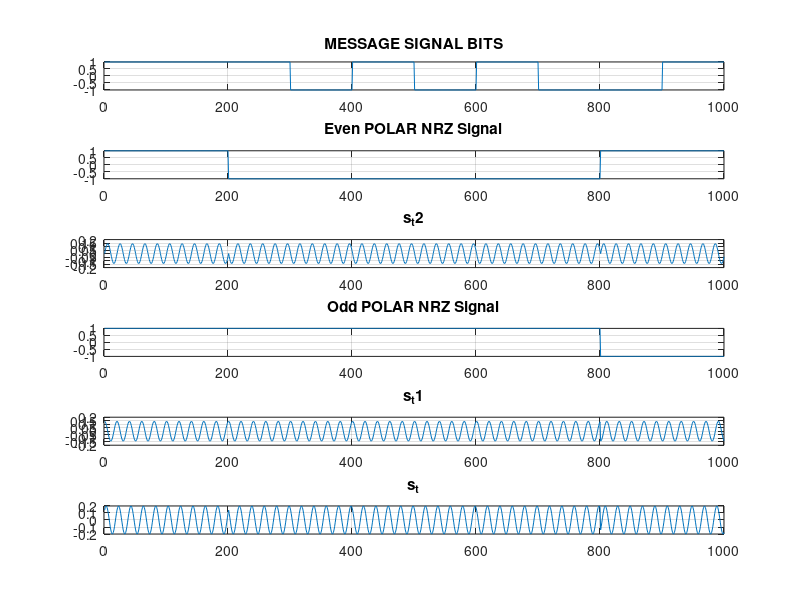
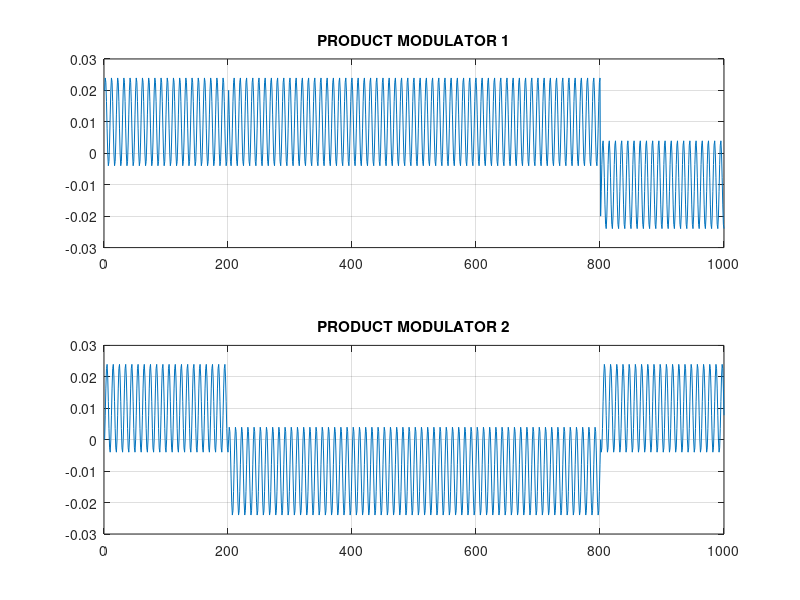
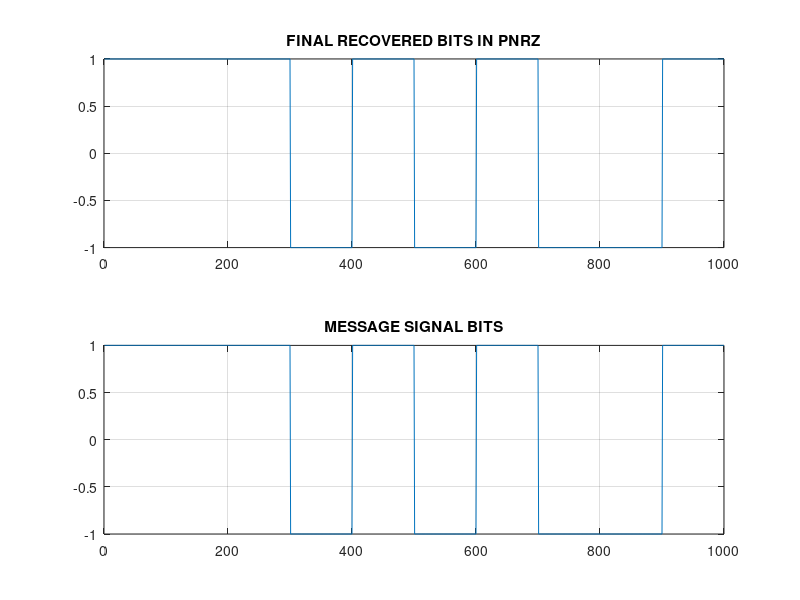

Here is the MATLAB script that generated these plots, in order:
%NAME:ARCHIT VASHIST
%ROLL NO:2021BEC0022

%% QPSK IMPLEMENTATION IN MATLAB
clc;
clear all;
close all;



%bit generation
bit_pattern=round(rand(1,10));
disp('Input signal bits');
disp(bit_pattern);

% career frequency
fc=50;

%sampling frequency
fs=20*fc;

%sampling time
Ts=1/fs;

%time interval for sampling
t=0:Ts:1-Ts;

%bit length
T_b=length(t)/length(bit_pattern);

%career wave inphase component
phi_t1=sqrt(2/T_b)*cos(2*pi*fc*t);


%career wave quadrature component
phi_t2=sqrt(2/T_b)*sin(2*pi*fc*t);

even_bits=[];
odd_bits=[];
for j=1:1:length(bit_pattern)
    if(mod(j,2)==0)
       even_bits=[even_bits bit_pattern(j)];
    else
        odd_bits=[odd_bits bit_pattern(j)];
    end
end

PNRZ=[]; %PNRZ storing variable of message signal

%POLAR NRZ creation
for j=1:1:length(bit_pattern)
    if bit_pattern(j)==1
        x_t=repmat(bit_pattern(j),1,T_b);   
    else
        x_t=repmat(-1,1,T_b);
    end
    PNRZ=cat(2,PNRZ,x_t);
end

EPNRZ=[]; %PNRZ storing variable of message signal of even bits

% POLAR NRZ creation
for j=1:1:length(even_bits)
    if even_bits(j)==1
        x_t=repmat(even_bits(j),1,2*T_b);   
    else
        x_t=repmat(-1,1,2*T_b);
    end
    EPNRZ=cat(2,EPNRZ,x_t);
end


OPNRZ=[]; %PNRZ storing variable of message signal

%POLAR NRZ creation
for j=1:1:length(odd_bits)
    if odd_bits(j)==1
        x_t=repmat(odd_bits(j),1,2*T_b);   
    else
        x_t=repmat(-1,1,2*T_b);
    end
    OPNRZ=cat(2,OPNRZ,x_t);
end

s_t1=OPNRZ.*phi_t1;
s_t2=EPNRZ.*phi_t2;

figure(1)

subplot(6,1,1)
plot(PNRZ)
title('MESSAGE SIGNAL BITS')

grid on;
subplot(6,1,2);
plot(EPNRZ);
title('Even POLAR NRZ Signal')
grid on;

subplot(6,1,3);
plot(s_t2);
title('s_t2')
grid on;

subplot(6,1,4);
plot(OPNRZ);
title('Odd POLAR NRZ Signal')
grid on;

subplot(6,1,5);
plot(s_t1);
title('s_t1')
grid on;

s_t=s_t1+s_t2;%MODULATED SIGNAL

subplot(6,1,6);
plot(s_t);
title('s_t')
grid on;


%%DEMODULATION
y1_t=s_t.*phi_t1;
y2_t=s_t.*phi_t2;

figure(2)
subplot(2,1,1)
plot(y1_t)
title('PRODUCT MODULATOR 1')
grid on;

subplot(2,1,2)
plot(y2_t)
title('PRODUCT MODULATOR 2')
grid on;

final_bit=[];

for j = 1:1:length(even_bits)

    % calculate the start and end index for integration interval
    start_index = (j-1)*T_b*2+1;
    end_index = j*T_b*2;

    % integrator
    bit_sum1 = sum(y1_t(start_index:end_index));
    bit_sum2 = sum(y2_t(start_index:end_index));
    
    if(bit_sum1>0 && bit_sum2>0)
        final_bit=[final_bit 1 1];
    elseif(bit_sum1>0 && bit_sum2<0)
        final_bit=[final_bit 1 0];
    elseif(bit_sum1<0 && bit_sum2>0)
        final_bit=[final_bit 0 1];
    elseif(bit_sum1<0 && bit_sum2<0)
        final_bit=[final_bit 0 0];
    end
end

FPNRZ=[]; %PNRZ storing variable of message signal

%POLAR NRZ creation
for j=1:1:length(final_bit)
    if final_bit(j)==1
        x_t=repmat(final_bit(j),1,T_b);   
    else
        x_t=repmat(-1,1,T_b);
    end
    FPNRZ=cat(2,FPNRZ,x_t);
end

figure(3)
subplot(2,1,1)
plot(FPNRZ)
title('FINAL RECOVERED BITS IN PNRZ')
grid on;

subplot(2,1,2)
plot(PNRZ)
title('MESSAGE SIGNAL BITS')
grid on;

disp('output signal bits');
disp(final_bit);

%CHECK ERROR IN SIGNAL
error=biterr(bit_pattern,final_bit);
if error==0
    disp('NO BIT ERROR');
else
    disp('BIT ERROR EXIST');
end